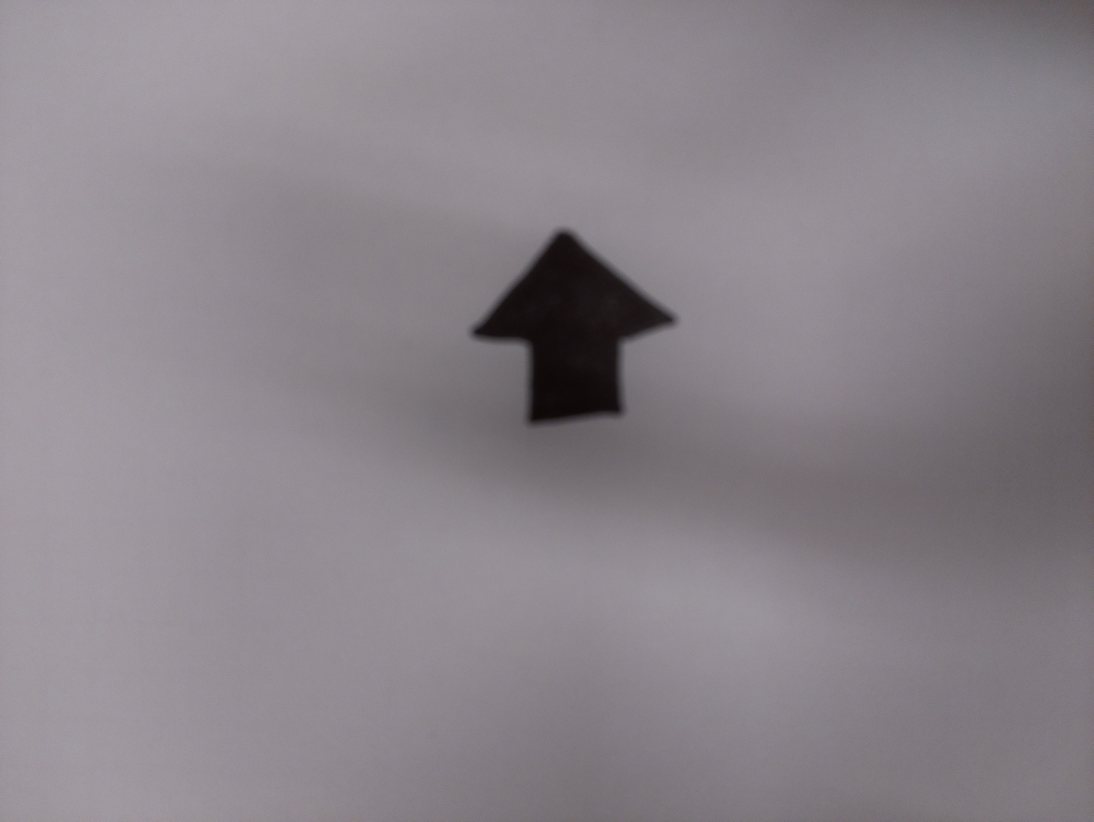
#> input picture raspi/opencv/image_1.jpg, 3280 x 2464 px (shown at 1/3 size)
$ python sample.py
#> lines starting #> are read from the running program, lines starting #| are printed output that depends on the picture
import cv2


# 画像の読み込み
img = cv2.imread("./image_1.jpg")
#> img is the input picture: shape (2464, 3280, 3); mean B, G, R 138.1, 132, 138.3

# 閾値の設定
threshold = 40

# 二値化(閾値10を超えた画素を0にする。)
ret, img_thresh = cv2.threshold(img, threshold, 255, cv2.THRESH_BINARY_INV)
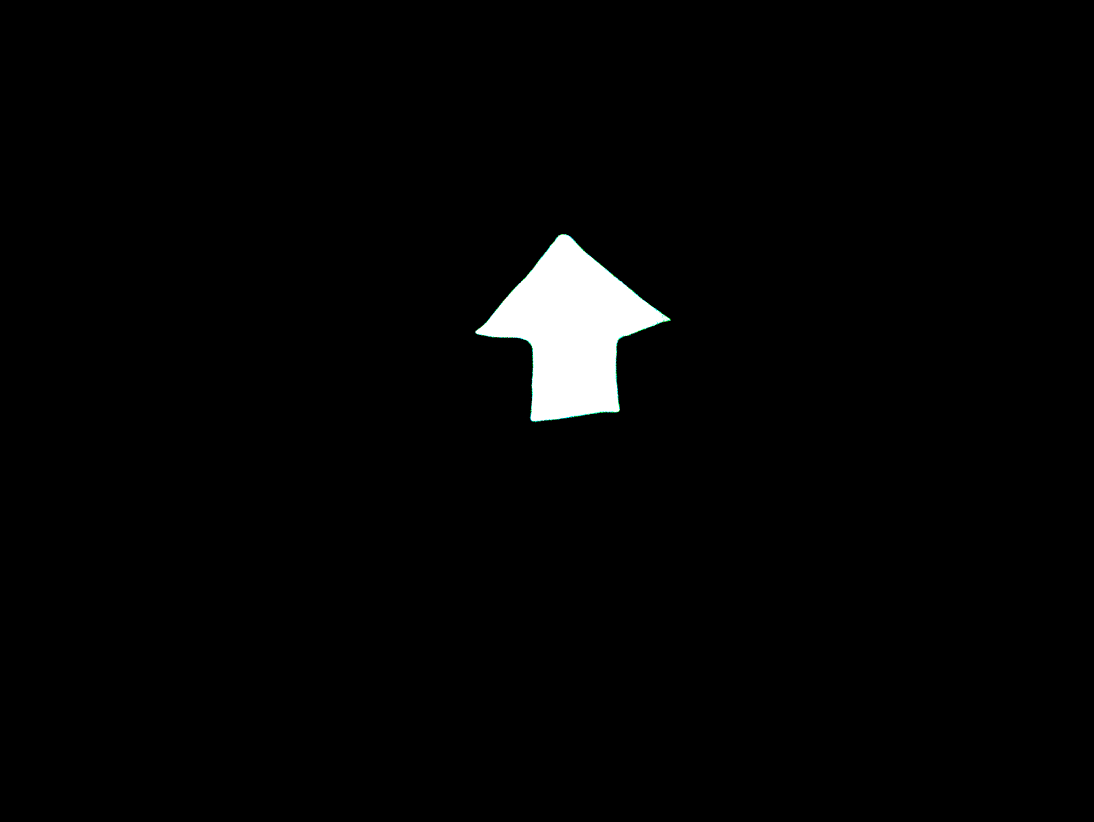
#> img_thresh: shape (2464, 3280, 3) (shown at 1/3 size); mean B, G, R 5, 5, 4.9
#> ret = 40

# 二値化画像の表示
height = img_thresh.shape[0]
#> height = 2464
width = img_thresh.shape[1]
#> width = 3280
img_thresh = cv2.resize(img_thresh, (int(width*0.3), int(height*0.3)))
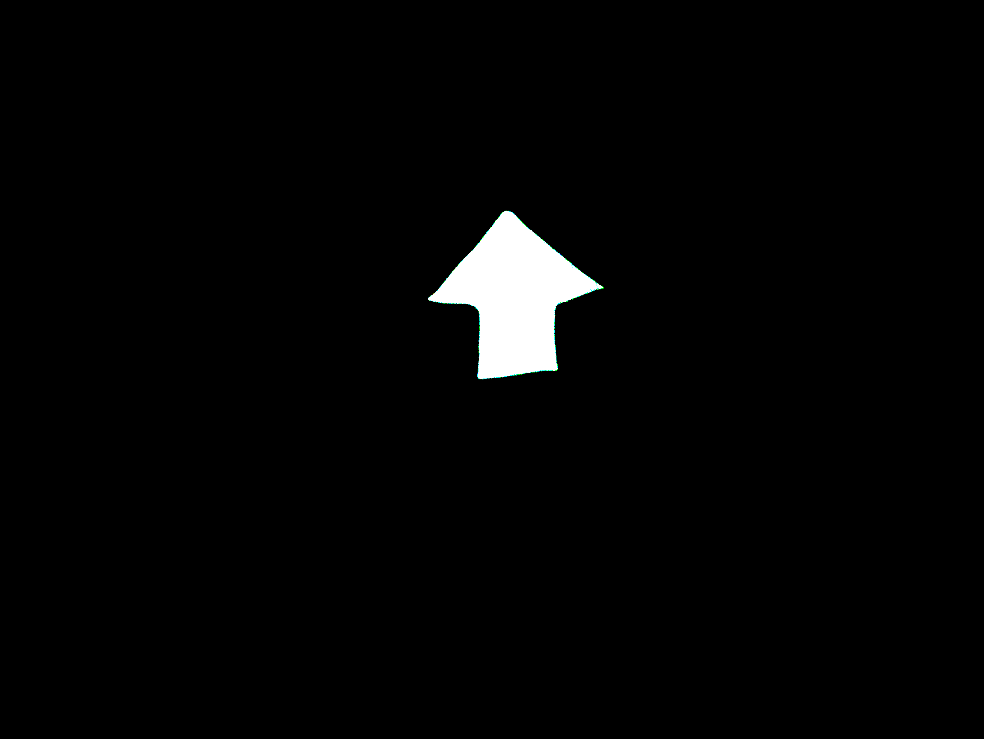
#> img_thresh: shape (739, 984, 3); mean B, G, R 5, 5, 4.9
cv2.imshow("img_th", img_thresh)
cv2.waitKey()
cv2.destroyAllWindows()
